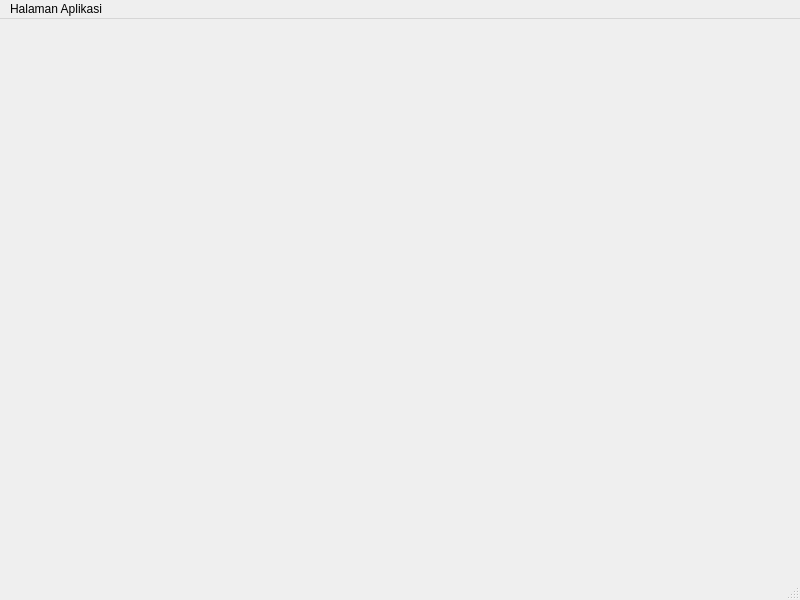
<?xml version="1.0" encoding="UTF-8"?>
<ui version="4.0">
 <class>main</class>
 <widget class="QMainWindow" name="main">
  <property name="geometry">
   <rect>
    <x>0</x>
    <y>0</y>
    <width>800</width>
    <height>600</height>
   </rect>
  </property>
  <property name="windowTitle">
   <string>main</string>
  </property>
  <widget class="QWidget" name="centralwidget"/>
  <widget class="QMenuBar" name="menubar">
   <property name="geometry">
    <rect>
     <x>0</x>
     <y>0</y>
     <width>800</width>
     <height>17</height>
    </rect>
   </property>
   <widget class="QMenu" name="menuHalaman_Aplikasi">
    <property name="title">
     <string>Halaman Aplikasi</string>
    </property>
    <addaction name="actionForm_Pegawai"/>
    <addaction name="actionForm_Absen"/>
    <addaction name="actionForm_Admin"/>
   </widget>
   <addaction name="menuHalaman_Aplikasi"/>
  </widget>
  <widget class="QStatusBar" name="statusbar"/>
  <action name="actionForm_Pegawai">
   <property name="text">
    <string>Form Pegawai</string>
   </property>
  </action>
  <action name="actionForm_Absen">
   <property name="text">
    <string>Form Absen</string>
   </property>
  </action>
  <action name="actionForm_Admin">
   <property name="text">
    <string>Form Admin</string>
   </property>
  </action>
 </widget>
 <resources/>
 <connections/>
</ui>
